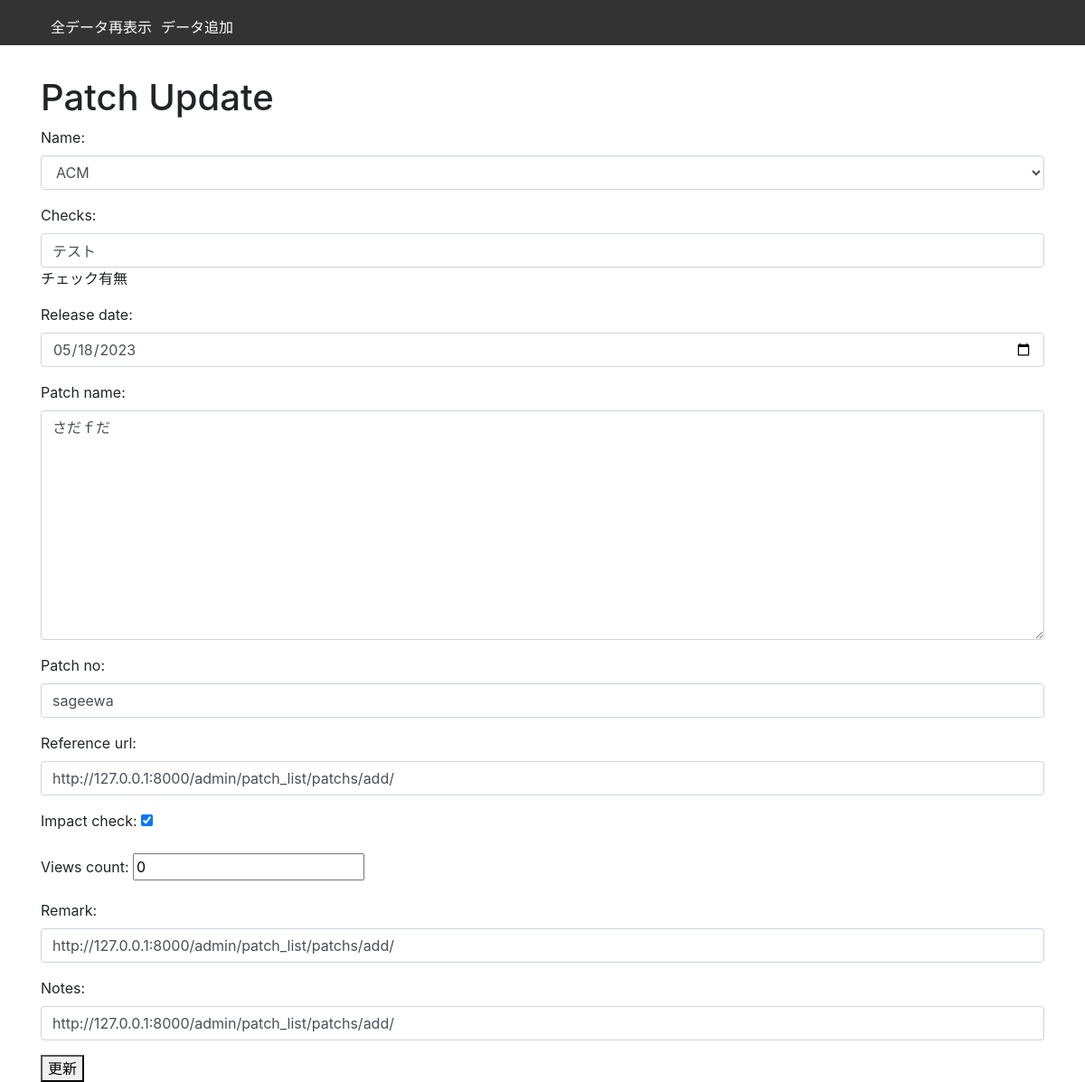
The app's page /patch/update/15/ with its own data.
### patch_list/models.py (models this page shows, shortened)
class Patchs(models.Model):
    name = models.CharField(max_length=100)
    checks = models.CharField(max_length=100,help_text='チェック有無')
    release_date = models.DateField()
    patch_name = models.CharField(max_length=100)
    patch_no = models.CharField(max_length=100)
    reference_url = models.URLField()
    updated_at = models.DateTimeField(auto_now=True)
    impact_check = models.BooleanField(default=False)
    created_at = models.DateTimeField(auto_now_add=True)
    views_count = models.IntegerField(default=0)
    Remark = models.TextField(max_length=10000, blank=True)
    Notes = models.TextField(max_length=10000, blank=True)
    class Meta:
        ordering = ['-updated_at']
        db_table = "patchlists"

### patch_list/views.py (the view)
# urls.py: path('update/<int:pk>/', patch_update, name='update'),
def patch_update(request, pk):
    patch = Patchs.objects.get(pk=pk)
    if request.method == 'POST':
        form = PatchForm(request.POST, instance=patch)
        if form.is_valid():
            form.save()
            return redirect('patch_list:list')
    else:
        form = PatchForm(instance=patch)
    return render(request, 'patch/patch_update.html', {'form': form})

### patch_list/forms.py
class PatchForm(forms.ModelForm):
    application_choices = [('ACM', 'ACM'), ('CMS', 'CMS'), ('AES', 'AES'), ('SMGR', 'SMGR')]
    name = forms.ChoiceField(choices=application_choices,
                             widget=forms.Select(attrs={'class': 'form-control'}))
    class Meta:
        model = Patchs
        fields = '__all__'
        widgets = {
            'checks': forms.TextInput(attrs={'class': 'form-control'}),
            'release_date': forms.DateInput(attrs={'type': 'date', 'class': 'form-control'}),
            'patch_name': forms.Textarea(attrs={'class': 'form-control'}),
            'patch_no': forms.TextInput(attrs={'class': 'form-control'}),
            'reference_url': forms.URLInput(attrs={'class': 'form-control'}),
            'patch_no': forms.TextInput(attrs={'class': 'form-control'}),
            'reference_url': forms.URLInput(attrs={'class': 'form-control'}),
            'Notes': forms.URLInput(attrs={'class': 'form-control'}),
            'Remark': forms.URLInput(attrs={'class': 'form-control'}),
        }

### templates/patch/patch_update.html (shortened to what this page needs)
{% extends 'base_for_patch.html' %}
{% block content %}
    <h1>Patch Update</h1>
    <form method="POST">
        {{ form.as_p }}
        <button type="submit">更新</button>
    </form>
{% endblock %}

### static/css/style_for_patch.css (style rules this page uses)
h1 { margin-top: 60px; }

### records on screen
Patchs: name "ACM", checks "テスト", release_date "05/18/2023", patch_name "さだｆだ", patch_no "sageewa", reference_url "http://127.0.0.1:8000/admin/patch_list/patchs/add/", impact_check "☑", views_count "0", Remark "http://127.0.0.1:8000/admin/patch_list/patchs/add/", Notes "http://127.0.0.1:8000/admin/patch_list/patchs/add/"
